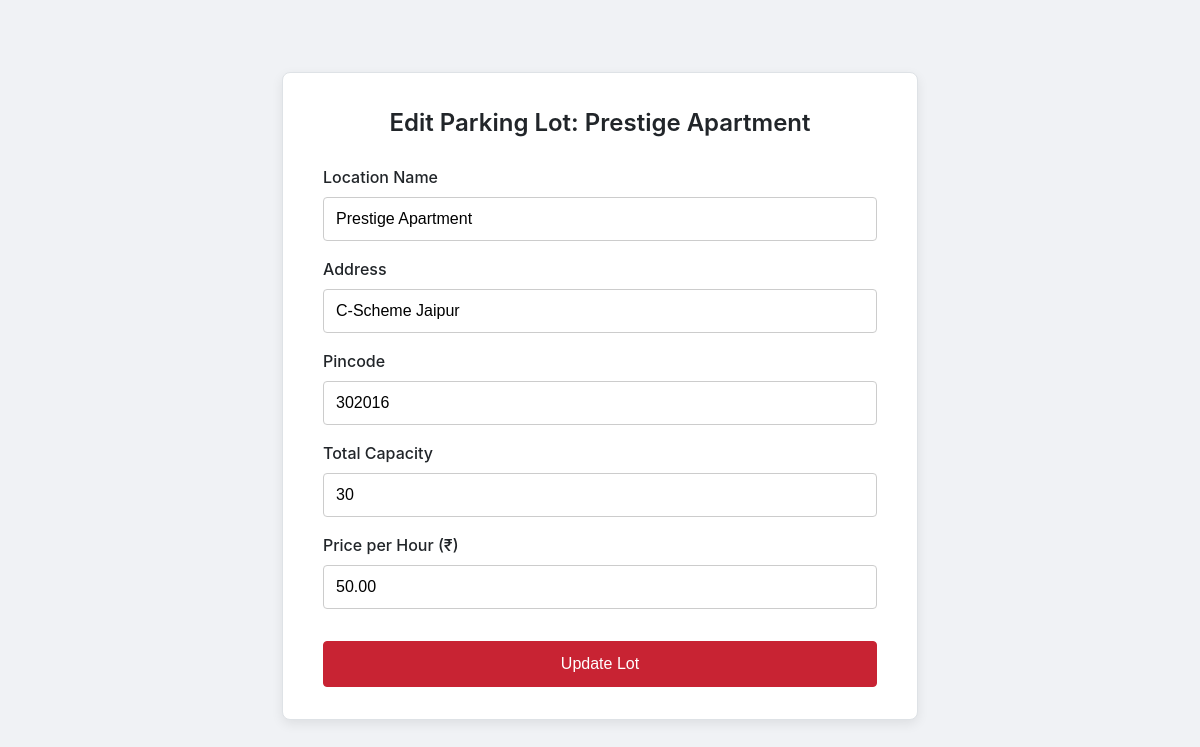
Before: /admin/lot/edit/1 (signed in) with the older database file.
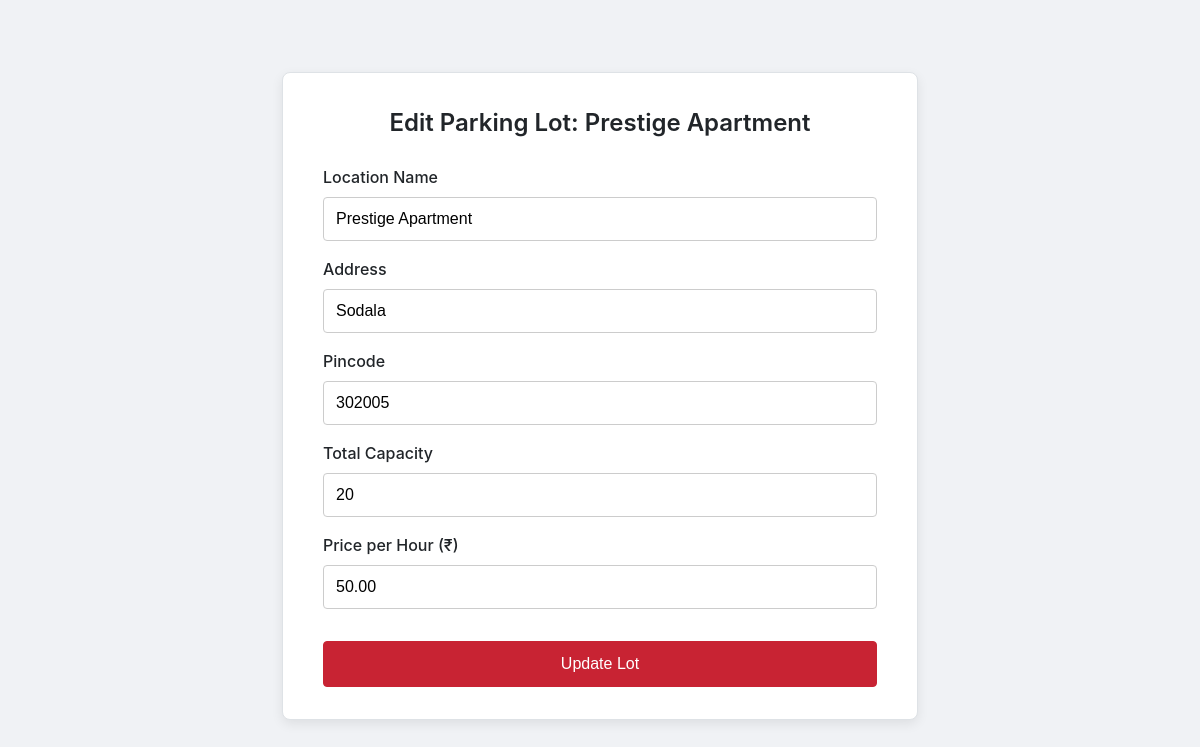
After: the same page with the newer database file.
### models/database.py (models this page shows)
class ParkingLot(db.Model):
    __tablename__ = 'parking_lot'
    id = db.Column(db.Integer, primary_key=True)
    name = db.Column(db.String(50), nullable=False)
    address = db.Column(db.String(100), nullable=False)
    pincode = db.Column(db.String(10), nullable=False)
    capacity = db.Column(db.Integer, nullable=False)
    price_per_hour = db.Column(db.Float, nullable=False)
    spots = db.relationship('ParkingSpot', backref='lot', lazy=True, cascade="all, delete-orphan")

### routes/admin_routes.py (the view, shortened to what this page needs)
@admin_bp.route('/admin/lot/edit/<int:lot_id>', methods=['GET', 'POST'])
def edit_lot(lot_id):
    if not session.get('is_admin'):
        return redirect(url_for('auth.login'))
    lot_to_edit = ParkingLot.query.get_or_404(lot_id)
    return render_template('admin/edit_lot.html', lot=lot_to_edit)

### templates/admin/edit_lot.html
{% extends "layout.html" %}
{% block content %}
<div class="form-container">
    <form method="POST" action="{{ url_for('admin.edit_lot', lot_id=lot.id) }}" class="form-card">
        <h2>Edit Parking Lot: {{ lot.name }}</h2>
        <div class="form-group">
            <label for="name">Location Name</label>
            <input type="text" id="name" name="name" value="{{ lot.name }}" required>
        </div>
        <div class="form-group">
            <label for="address">Address</label>
            <input type="text" id="address" name="address" value="{{ lot.address }}" required>
        </div>
        <div class="form-group">
            <label for="pincode">Pincode</label>
            <input type="text" id="pincode" name="pincode" value="{{ lot.pincode }}" required>
        </div>
        <div class="form-group">
            <label for="capacity">Total Capacity</label>
            <input type="number" id="capacity" name="capacity" value="{{ lot.capacity }}" required>
        </div>
        <div class="form-group">
            <label for="price_per_hour">Price per Hour (₹)</label>
            <input type="number" id="price_per_hour" name="price_per_hour" value="{{ '%.2f'|format(lot.price_per_hour) }}" min="0" step="0.01" required>
        </div>
        <button type="submit" class="btn btn-red">Update Lot</button>
    </form>
</div>
{% endblock %}

Changed rows visible on the page:
changed ParkingLot "Prestige Apartment": address "C-Scheme Jaipur" → "Sodala"; pincode "302016" → "302005"; capacity "30" → "20"
